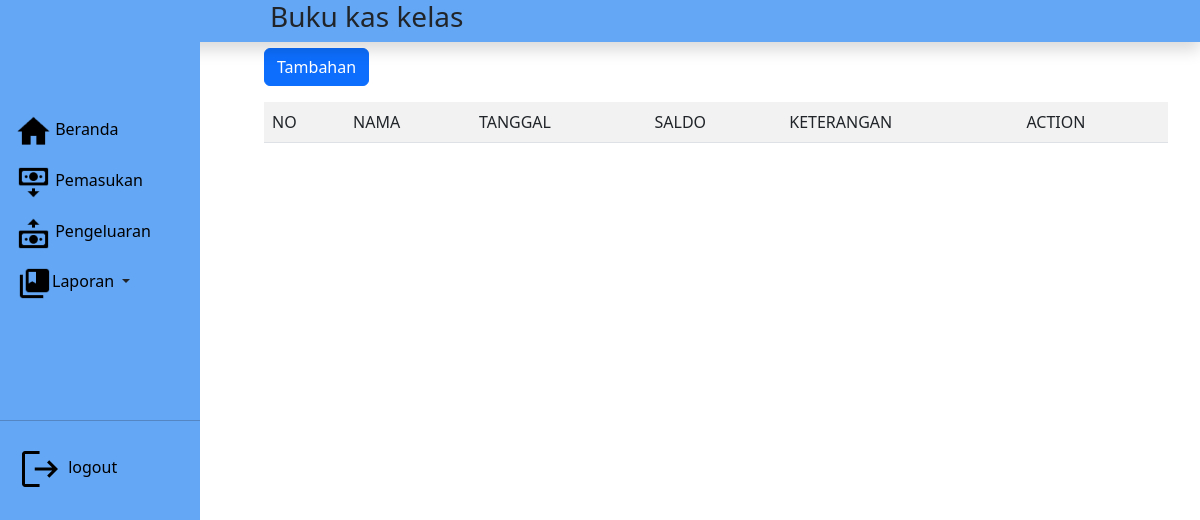
Page /admin/index.php?page=Pengeluaran on the earlier database version.
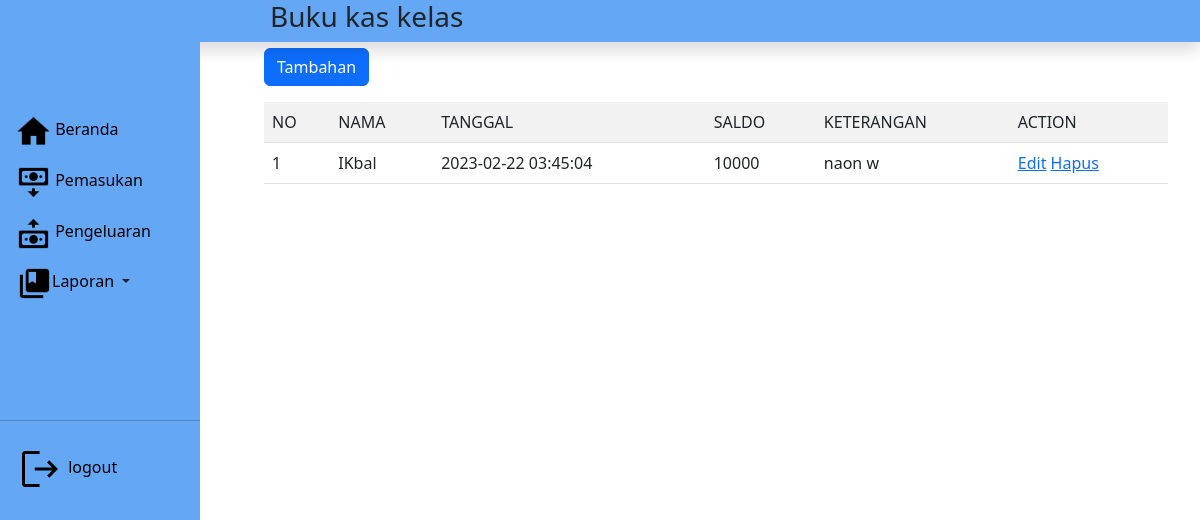
Same page on the later database version.
### tables this page shows
CREATE TABLE `tb_money_out` (
  `id` int(11) NOT NULL,
  `name` varchar(45) NOT NULL,
  `date` timestamp NOT NULL DEFAULT current_timestamp() ON UPDATE current_timestamp(),
  `saldo` double NOT NULL,
  `description` text NOT NULL
);

### admin/tampil_out.php (the view)
<?php
include "../koneksi.php";
include "../header.php";
?>
<a href="index.php?page=Keluar" class="m-3"><button class="btn btn-primary">Tambahan</button></a>
<table class="table table-striped table-hover m-3">
    <tr>
        <td>NO</td>
        <td>NAMA</td>
        <td>TANGGAL</td>
        <td>SALDO</td>
        <td>KETERANGAN</td>
        <td>ACTION</td>
    </tr>
    <?php
    $sql = "SELECT * FROM tb_money_out";
    $result = $conn->query($sql);
    $data = 1;
    while ($row=$result->fetch_assoc()){
        ?>
        <tr>
            <td><?php echo $data++;?></td>
            <td><?php echo $row['name']?></td>
            <td><?php echo $row['date']?></td>
            <td><?php echo $row['saldo']?></td>
            <td><?php echo $row['description']?></td>
            <td><a href="index.php?page=edit&id=<?php echo $row['id'];?>">Edit</a>
            <a href="delet.php?id=<?php echo $row['id'];?>">Hapus</a></td>
        </tr>
<?php
    }
    ?>
</table>
<?php
include "../footer.php";
?>

### header.php (shortened to what this page needs)
<!doctype html>
<html lang="en">
  <head>
    <link rel="stylesheet" href="../style.css" type="text/css">
    <link href="https://cdn.jsdelivr.net/npm/bootstrap@5.2.3/dist/css/bootstrap.min.css" rel="stylesheet">
    <link rel="stylesheet" href="https://cdnjs.cloudflare.com/ajax/libs/font-awesome/6.3.0/css/all.min.css" />
  </head>
  <body>

### admin/index.php (shortened to what this page needs)
<?php
include "../header.php";
?>
<link rel="stylesheet" href="../style.css" type="text/css">
      <header>
      <section id="content">
        <nav class="shadow">
          <div>
            <h3 class="" style="margin-left: 270px;">Buku kas kelas</h3>
          </div>
  <nav id="sidebarMenu" class="col-md-2 col-lg-2 d-md-block sidebar collapse py-5" style="width: 200px; background-color: #64A7F5; height: 100%;">
      <div class="position-sticky pt-3 sidebar-sticky">
        <ul class="nav flex-column">
          <li class="nav-item">
            <a class="nav-link active" aria-current="page" href="index.php?page=home">
             <img src="../image/home.png" alt="">
              <p>Beranda</p>
            </a>
          </li>
          <li class="nav-item">
            <a class="nav-link" href="index.php?page=Pemasukan">
              <img src="../image/masuk.png" alt="">
              <p>Pemasukan</p>
            </a>
          </li>
          <li class="nav-item">
            <a class="nav-link" href="index.php?page=Pengeluaran">
             <img src="../image/keluar.png" alt="">
              <p>Pengeluaran</p>
            </a>
          </li>
          <div class="dropdown px-1">
  <button class="btn dropdown-toggle" type="button" id="dropdownMenuButton1" data-bs-toggle="dropdown" aria-expanded="false">
   <img src="../image/laporan.png" alt=""><p>Laporan</p>
  </button>
</div>
<br><br><br><br>
          <hr>
          <li class="nav-item">
            <a class="nav-link" href="../logout.php">
             <img src="../image/logout.svg" alt="">
              <p>logout</p>
            </a>
          </li>
        </ul>
      </div>
    </nav>
       </nav>
  </section>
      </header>
<main class="col-md-10 ms-auto col-lg-10 px-md-5 pt-5">
      <?php
if (isset($_GET['page'])) {
  $page = $_GET['page'];
  switch ($page) {
    case "Pengeluaran":
      include "tampil_out.php";
      break;
  }
}else{
  include 'home.php';
}
?>
</main>
<?php
include "../footer.php";
?>

### footer.php (shortened to what this page needs)
  </body>
</html>

### style.css (style rules this page uses)
body { font-family: 'Times New Roman', Times, serif; font-weight: 400; }
nav { background-color: #64A7F5; position: fixed; width: 100%; }
nav h3 { margin-left: 3px; }
p { color: black; display: inline; }
li { color: black; display: inline; }

Differences in the rows shown:
added tb_money_out: name "IKbal", date "2023-02-22 03:45:04", saldo "10000", description "naon w"
